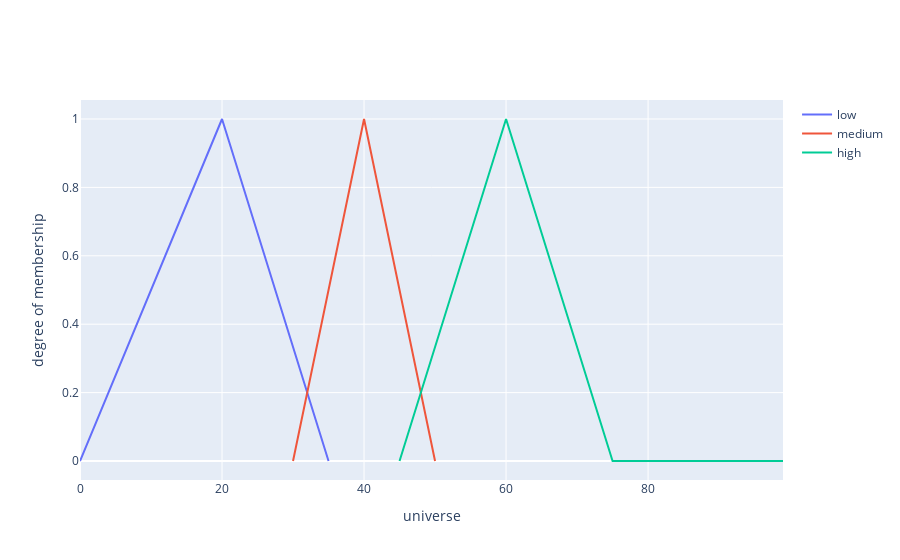

The notebook cell saved with this chart:
### Markdown cell above
## **📝 Consequent - Amount of Order**

---

**👉 `W` is our consequent and the linguistic variable for the amount of ordering drug for our warehouse.**

> * First we picked up three linguistic values with range `[0, 36), [30, 51) and [45, 101)` from our `universe` for `low`, `medium` and `high` respectively for `W.`
> * Second we used triangular membership function to generate membership degree for each defined fuzzy set (linguistic values).
> * Finally we plotted the line of each fuzzy set using their universe and their corresponding membership degree.

### Code cell
class W: # linguistic variable
    low    = None # linguistic value
    medium = None
    high   = None
    name   = "amount of order" 


class _range:
    def __init__(self, lingvar, u, m=None):
        self.universe = u
        self.mf       = m
        self.lingvar  = lingvar



# ---------------------------------
# setting up universe for each sets
# ---------------------------------


W.low    = _range(lingvar="low", u=universe[0:36])
W.medium = _range(lingvar="medium", u=universe[30:51])
W.high   = _range(lingvar="high", u=universe[45:101])


# -----------------------------
# generating membership degrees
# -----------------------------


W.low.mf      = trimf(W.low.universe, [0, 20, 35])
W.medium.mf   = trimf(W.medium.universe, [30, 40, 50])
W.high.mf     = trimf(W.high.universe, [45, 60, 75])


# -----------------------------
# plotting membership functions
# -----------------------------

fig = go.Figure()
fig.add_trace(go.Scatter(x=W.low.universe, y=W.low.mf, mode='lines', name='low'))
fig.add_trace(go.Scatter(x=W.medium.universe, y=W.medium.mf, mode='lines', name='medium'))
fig.add_trace(go.Scatter(x=W.high.universe, y=W.high.mf, mode='lines', name='high'))
fig.update_xaxes(title_text='universe')
fig.update_yaxes(title_text='degree of membership')
fig.show()

### Figure 1 — Plotly figure (JSON) as saved in the notebook; plotly's stock layout.template omitted (floating-point values rounded to 4 significant figures)
{"data": [{"mode": "lines", "name": "low", "type": "scatter", "x": [0, 1, 2, 3, 4, 5, 6, 7, 8, 9, 10, 11, 12, 13, 14, 15, 16, 17, 18, 19, 20, 21, 22, 23, 24, 25, 26, 27, 28, 29, 30, 31, 32, 33, 34, 35], "y": [0, 0.05, 0.1, 0.15, 0.2, 0.25, 0.3, 0.35, 0.4, 0.45, 0.5, 0.55, 0.6, 0.65, 0.7, 0.75, 0.8, 0.85, 0.9, 0.95, 1, 0.9333, 0.8667, 0.8, 0.7333, 0.6667, 0.6, 0.5333, 0.4667, 0.4, 0.3333, 0.2667, 0.2, 0.1333, 0.06667, 0]}, {"mode": "lines", "name": "medium", "type": "scatter", "x": [30, 31, 32, 33, 34, 35, 36, 37, 38, 39, 40, 41, 42, 43, 44, 45, 46, 47, 48, 49, 50], "y": [0, 0.1, 0.2, 0.3, 0.4, 0.5, 0.6, 0.7, 0.8, 0.9, 1, 0.9, 0.8, 0.7, 0.6, 0.5, 0.4, 0.3, 0.2, 0.1, 0]}, {"mode": "lines", "name": "high", "type": "scatter", "x": [45, 46, 47, 48, 49, 50, 51, 52, 53, 54, 55, 56, 57, 58, 59, 60, 61, 62, 63, 64, 65, 66, 67, 68, 69, 70, 71, 72, 73, 74, 75, 76, 77, 78, 79, 80, 81, 82, 83, 84, 85, 86, 87, 88, 89, 90, 91, 92, 93, 94, 95, 96, 97, 98, 99], "y": [0, 0.06667, 0.1333, 0.2, 0.2667, 0.3333, 0.4, 0.4667, 0.5333, 0.6, 0.6667, 0.7333, 0.8, 0.8667, 0.9333, 1, 0.9333, 0.8667, 0.8, 0.7333, 0.6667, 0.6, 0.5333, 0.4667, 0.4, 0.3333, 0.2667, 0.2, 0.1333, 0.06667, 0, 0, 0, 0, 0, 0, 0, 0, 0, 0, 0, 0, 0, 0, 0, 0, 0, 0, 0, 0, 0, 0, 0, 0, 0]}], "layout": {"xaxis": {"title": {"text": "universe"}}, "yaxis": {"title": {"text": "degree of membership"}}}}
